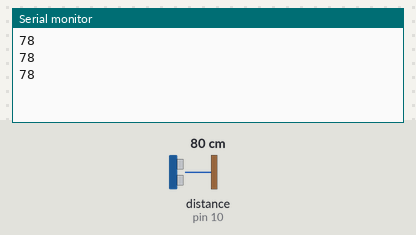
The sketch below on a simulated Arduino Uno, built with avr-gcc and run on an emulated ATmega328P. Parts: the last lines printed to the serial monitor. Wiring (inferred from the names in the program): ultrasonic range finder: trigger pin 9; echo pin 10. The inputs (shaded band) are chosen by the test bench; at power-on: distance to the obstacle (sensor on pin 10) 80 cm. The echo pulse lasts 58.3 µs per cm.

Above: at 1.3 s.
1.4 s: distance to the obstacle (sensor on pin 10) set to 2 cm
At 1.9 s:
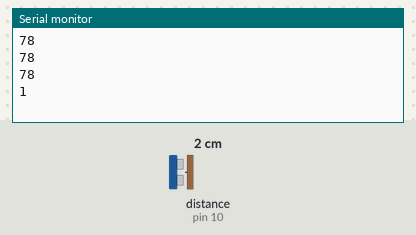
2.9 s: distance to the obstacle (sensor on pin 10) set to 4 cm
At 3.4 s:
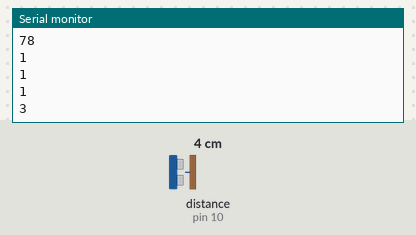
Timing chart, 0 to 5.9 s (numbered marks = the images above; inputs shaded):
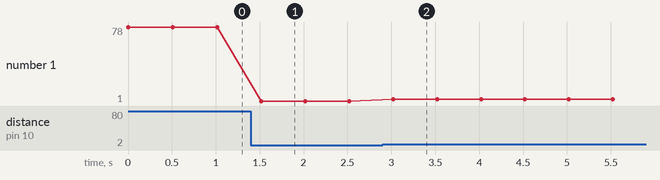

Measured:
- after the input at 1.4 s, the serial monitor: prints a new line after 0.12 s (image 1)
- after the input at 2.9 s, the serial monitor: prints a new line after 0.12 s (image 2)
- plotted number 1: 78 → 1 after the input at 1.4 s, 1 → 3 after the input at 2.9 s

The sketch:

motor_control.ino
```cpp
// Define the pins for trigger and echo
int trigPin = 9;
int echoPin = 10;

// Define variables to hold the duration and distance
long duration;
int distance;

// Create a variable to hold the constant to convert speed to sound wave to distance
const double SPEED_OF_SOUND = 0.034;

void setup() {
  // Begin the serial communication
  Serial.begin(9600);

  // Set the trigPin as an output and the echoPin as an input
  pinMode(trigPin, OUTPUT);
  pinMode(echoPin, INPUT);
}

void loop() {
  // Clear the trigPin by setting it to LOW
  digitalWrite(trigPin, LOW);
  delayMicroseconds(2);

  // Set the trigPin HIGH for 10 microseconds to send out the ultrasonic pulse
  digitalWrite(trigPin, HIGH);
  delayMicroseconds(10);
  digitalWrite(trigPin, LOW);

  // Read the time it takes for the echo to be received
  duration = pulseIn(echoPin, HIGH);

  // Calculate the distance (in cm)
  distance = duration * SPEED_OF_SOUND / 2;

  // Send distance to Raspberry Pi
  Serial.println(distance);

  // Add delay for readability
  delay(500);
}
```
